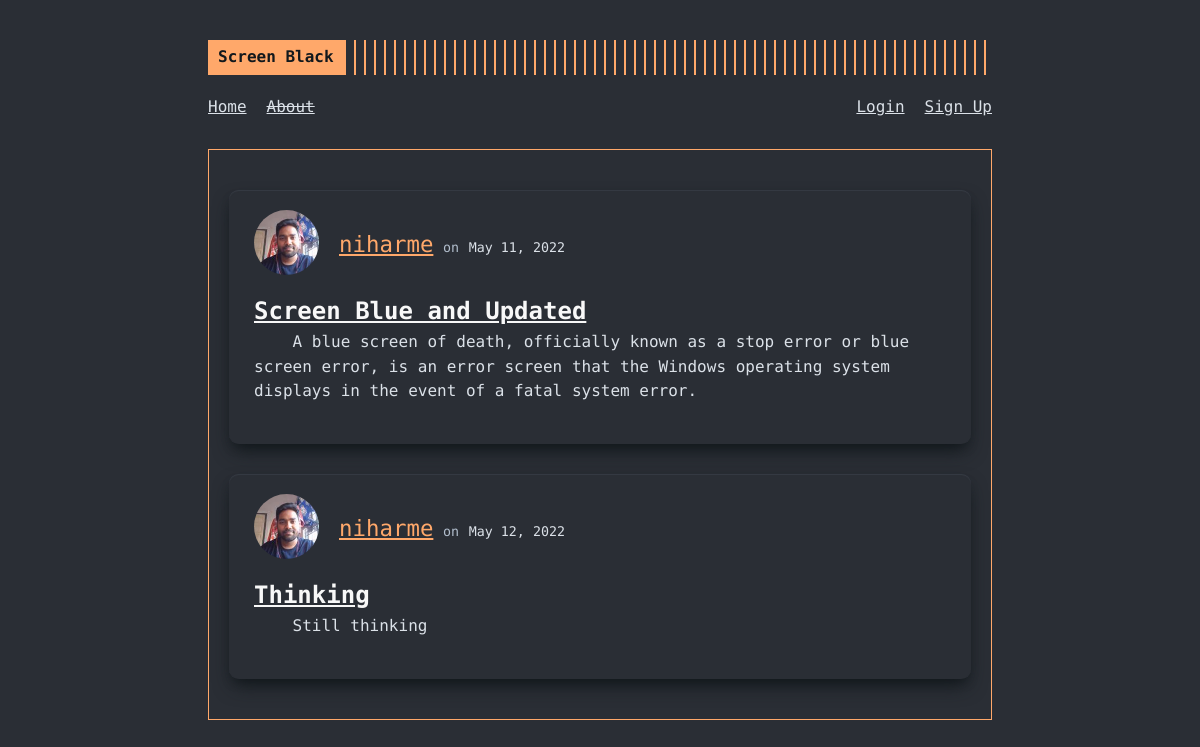
Page /home on the earlier database version.
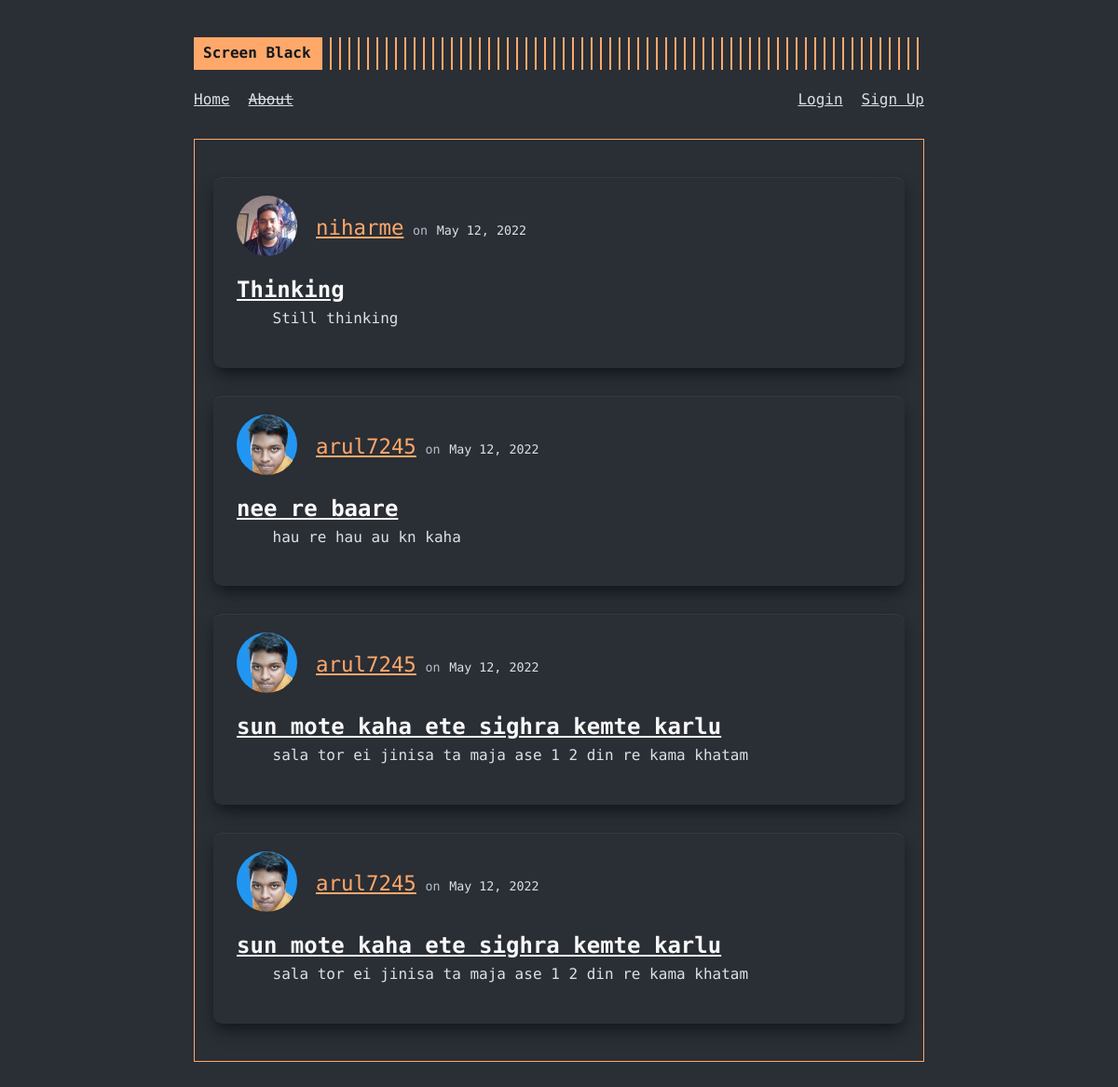
Same page on the later database version.
### screenblack/models.py (models this page shows, shortened)
class Post(db.Model):
  id = db.Column(db.Integer, primary_key = True)
  title = db.Column(db.String(100), nullable = False)
  date_posted = db.Column(db.DateTime, nullable = False, default = datetime.utcnow)
  content = db.Column(db.Text, nullable = False)
  user_id = db.Column(db.Integer, db.ForeignKey('user.id'), nullable = False)

class User(db.Model, UserMixin):
  id = db.Column(db.Integer, primary_key = True)
  username = db.Column(db.String(20), nullable = False, unique = True)
  email = db.Column(db.String(120), nullable = False, unique = True)
  picture = db.Column(db.String(20), nullable = False, default = "default.jpg")
  password = db.Column(db.String(60), nullable = False)
  posts = db.relationship("Post", backref = "author", lazy = True)

### screenblack/routes.py (the view)
@app.route("/")
@app.route("/home")
def home():
  posts = Post.query.all()
  return render_template("home.html", posts = posts)

### screenblack/templates/home.html
{% extends "layout.html" %}
{% block content %}
  {% for post in posts %}
    <article class="article-body">
      <div class="home-article">
        <div class="article-author-picture">
          <a href="#"><img class="profilepic-mini" src="{{ url_for('static', filename='profilepics/'+post.author.picture) }}" alt="profile picture for {{ post.author.username }}"></a>
        </div>
        <div class="article-author-details">
          <a class="article-author" href="#">{{ post.author.username }}</a>
          <small class="text-muted">on</small>
          <small class="article-date">{{ post.date_posted.strftime("%B %d, %Y") }}</small>
        </div>
      </div>
      <h2><a class="article-title" href="{{ url_for('post', post_id=post.id) }}">{{ post.title }}</a></h2>
      <div class="article-content">
        <p>{{ post.content }}</p>
      </div>
    </article>
  {% endfor %}
{% endblock content %}

### screenblack/templates/layout.html (shortened to what this page needs)
<!DOCTYPE html>
<html lang="en">
  <head>
    <link rel="stylesheet" href="{{url_for('static', filename='main.css')}}" />
  </head>
  <body>
    <div class="container">
      <header class="site-header">
        <div class="header-top">
          <div class="header-logo">
            <a href="/">
              <div class="logo">Screen Black</div>
            </a>
          </div>
        </div>
        <nav class="menu">
          <ul class="left-menu">
            <li><a href="{{url_for('home')}}">Home</a></li>
            <li><a href="{{url_for('about')}}"><del>About</del></a></li>
          </ul>
          <ul class="right-menu">
          {% if current_user.is_authenticated %}
            <li><a href="{{url_for('create_post')}}">Create Post</a></li>
            <li><a href="{{url_for('account')}}">Account</a></li>
            <li><a href="{{url_for('logout')}}">Logout</a></li>
          {% else %}
            <li><a href="{{url_for('login')}}">Login</a></li>
            <li><a href="{{url_for('register')}}">Sign Up</a></li>
          {% endif %}
          </ul>
        </nav>
      </header>
      <main class="content">
        <div class="framed-content">
          {% block content %} {% endblock content %}
        </div>
      </main>
    </div>
  </body>
</html>

### screenblack/static/main.css (style rules this page uses)
:root { font-size: 16px; --gray0: #f8f8f8; --gray1: #dbe1e8; --gray2: #b2becd; --gray3: #6c7983; --gray4: #444d55; --gray5: #363b44; --gray6: #2a2e35; --gray7: #12181c; --rajah: #ffa86a; --green: #09c372; --red: #ff3860; }
body { font-family: "Fira Code", monospace; background-color: var(--gray6); color: var(--gray1); line-height: 1.54; }
a { color: inherit; }
p { margin-bottom: 20px; }
.container { max-width: 864px; min-height: 100vh; padding: 40px; margin: 0 auto; display: flex; flex-direction: column; }
.site-header { display: flex; flex-direction: column; position: relative; }
.header-top { display: flex; align-items: center; justify-content: space-between; }
.header-logo { display: flex; flex: 1; }
.header-logo:after { content: ""; display: block; background: repeating-linear-gradient( 90deg, var(--rajah), var(--rajah) 2px, transparent 0, transparent 10px ); right: 10px; width: 100%; }
.header-logo a { flex: 0 0 auto; max-width: 100%; text-decoration: none; }
.logo { align-items: center; background: var(--rajah); color: var(--gray7); font-weight: 700; display: flex; padding: 5px 10px; text-decoration: none; }
.menu { margin: 20px 0; display: flex; justify-content: space-between; }
.site-header .left-menu { display: flex; flex-wrap: wrap; list-style: none; margin: 0px; padding: 0; }
.site-header .right-menu { display: flex; flex-wrap: wrap; list-style: none; margin: 0px; padding: 0; }
.site-header .left-menu li:not(:last-of-type) { flex: 0 0 auto; margin-bottom: 10px; margin-right: 20px; }
.site-header .right-menu li:not(:first-of-type) { flex: 0 0 auto; margin-bottom: 10px; margin-left: 20px; }
.framed-content { border: 1px solid var(--rajah); padding: 20px; }
.article-body { padding: 20px 25px; background-color: var(--gray6); box-shadow: var(--gray5) 0px 1px 1px 0px inset, var(--gray7) 0px 10px 20px -5px, var(--gray7) 0px 6px 12px -6px; margin: 20px 0; border-radius: 0.6rem; }
.article-body:not(:last-of-type) { margin-bottom: 30px; }
.home-article { display: flex; align-items: center; margin-bottom: 15px; }
.article-author-picture { display: grid; place-items: center; margin-right: 20px; }
.article-author-picture a { line-height: 1; }
.profilepic-mini { max-width: 65px; border-radius: 50%; }
.article-title { color: var(--gray0); }
.article-author { color: var(--rajah); font-size: 1.4rem; }
.article-date { color: var(--gray1); }
.article-content p { text-indent: 4ch; }
.text-muted { color: var(--gray2); }

Differences in the rows shown:
removed Post: picture (picture), author.username "niharme", date_posted "May 11, 2022", title "Screen Blue and Updated", content "A blue screen of death, officially known as a stop error or blue screen error, is an error screen that the Windows operating system displays in the event of a fatal system error."
added Post: picture (picture), author.username "arul7245", date_posted "May 12, 2022", title "nee re baare", content "hau re hau au kn kaha"
added Post: picture (picture), author.username "arul7245", date_posted "May 12, 2022", title "sun mote kaha ete sighra kemte karlu", content "sala tor ei jinisa ta maja ase 1 2 din re kama khatam"
added Post: picture (picture), author.username "arul7245", date_posted "May 12, 2022", title "sun mote kaha ete sighra kemte karlu", content "sala tor ei jinisa ta maja ase 1 2 din re kama khatam"
